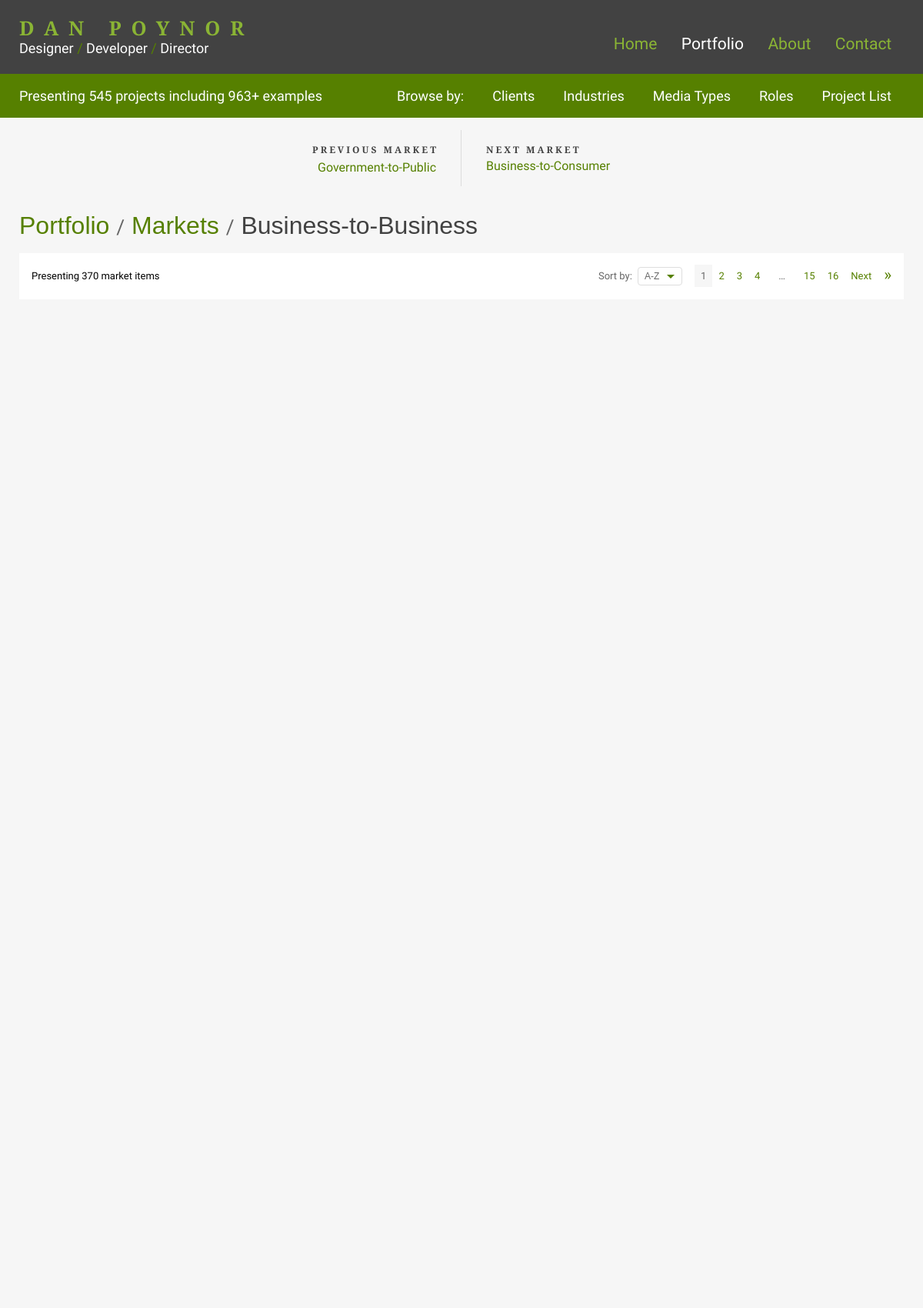
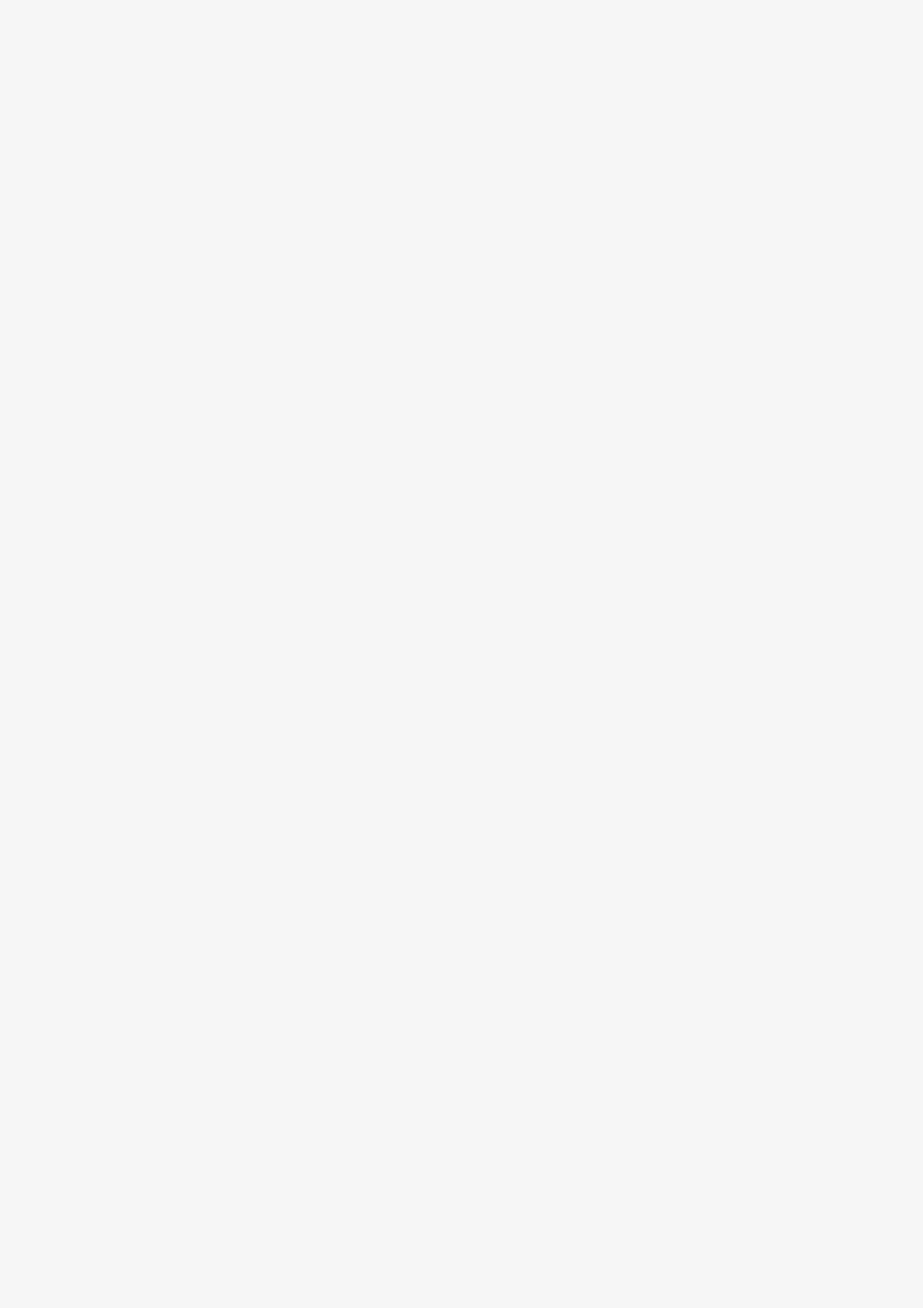
The page /portfolio/markets/b2b-projects/ (upper part) on the database its author committed (2 pictures, top to bottom).
### portfolio/models.py (models this page shows, shortened)
class TaxonomyMixin(models.Model):
    class Meta:
        abstract = True
    def get_verbose_name(self):
        return self._meta.verbose_name
    def get_absolute_url(self):
        return reverse(f"{self._meta.model_name}_detail", args=[str(self.slug)])

class Market(TaxonomyMixin, models.Model):
    class Meta:
        verbose_name = "Market"
        verbose_name_plural = "Markets"
        ordering = ["name"]
    name = models.CharField(max_length=200, unique=True, blank=False, null=False)
    slug = models.SlugField(max_length=200, unique=True, blank=False, null=False)
    description = models.TextField(help_text="Enter the market description", blank=True, null=True)
    visible = models.BooleanField(default=True, help_text="Check if the market should be visible")
    image_sm = models.URLField(max_length=200, blank=True, null=True, validators=[URLValidator()])
    image_md = models.URLField(max_length=200, blank=True, null=True, validators=[URLValidator()])
    image_lg = models.URLField(max_length=200, blank=True, null=True, validators=[URLValidator()])
    created_at = models.DateTimeField(auto_now_add=True)
    updated_at = models.DateTimeField(auto_now=True)

### portfolio/views.py (the view)
# urls.py: path("portfolio/markets/<slug:slug>-projects/", views.MarketProjectsListView.as_view(), name="market_detail"),
class MarketProjectsListView(PaginationMixin, PrevNextMixin, generic.DetailView):
    model = Market
    template_name = "pages/portfolio/markets/term_items_page.html"
    count_type = "market items"
    view_name = "market_page_order"
    filter_field = "market"
    paginator_template_name = "partials/pagination/_paginator.html"

### portfolio/mixins.py (called while the page is built)
    def paginate_queryset(self, queryset, page_number, order='asc'):
        if order == 'desc':
            queryset = queryset.order_by(Lower('name').desc())
        else:
            queryset = queryset.order_by(Lower('name'))
        paginator = Paginator(queryset, self.paginate_by)
        try:
            page_obj = paginator.page(page_number)
        except PageNotAnInteger:
            page_obj = paginator.page(1)
        except EmptyPage:
            page_obj = paginator.page(paginator.num_pages)
        elided_page_range = paginator.get_elided_page_range(number=page_obj.number)
        return page_obj, order, elided_page_range, paginator.count

### portfolio/templatetags/tags.py (called while the page is built)
@register.simple_tag
def verbose_name(obj):
    return obj.get_verbose_name()

### portfolio/templates/pages/portfolio/markets/term_items_page.html (shortened to what this page needs)
{% extends "base_portfolio.html" %}
{% block portfolio_content %}
    {% include "partials/nav/_prev_next_taxonomy_term.html" %}
    <main class="portfolio-taxonomy-term">
        <header>
            <div class="container">
                <h1>
                    <a href="{% url 'portfolio' %}">Portfolio</a> <span class="divider">/</span> <a href="{% url 'markets' %}">Markets</a> <span class="divider">/</span> <span class="current-section">{{ object.name }}</span>
                </h1>
            </div>
        </header>
        {% include "partials/taxonomy/term/_items.html" %}
    </main>
{% endblock portfolio_content %}

### portfolio/templates/partials/nav/_prev_next_taxonomy_term.html (shortened to what this page needs)
{% load tags %}
<section class="prev-next">
    <div class="container">
        <ul>
            <li class="prev">
                <a href="{{ previous_object.get_absolute_url }}" rel='prev'>
                    <p>
                        <span class="prev-next-label"><span class="sort-order">Previous</span> {% verbose_name object %}</span>
                        <span class="truncate">
                            {{ previous_object.name }}
                        </span>
                    </p>
                </a>
            </li>
            <li class="next">
                <a href="{{ next_object.get_absolute_url }}" rel='next'>
                    <p>
                        <span class="prev-next-label"><span class="sort-order">Next</span> {% verbose_name object %}</span>
                        <span class="truncate">
                            {{ next_object.name }}
                        </span>
                    </p>
                </a>
            </li>
        </ul>
    </div>
</section>

### portfolio/static/portfolio/styles.css (style rules this page uses)
:root { --t3: #568000; --t4: #f6f6f6; --t5: #666666; --t6: #424242; --t7: #ffffff; --t8: #dddddd; --t9: #424242; --t10: rgba(154, 205, 50, .05); --t11: rgba(154, 205, 50, .1); --t12: rgba(154, 205, 50, .825); --t13: #f5faeb; --black: #000000; --dark-grays-500: #5c5c5c; --width-portfolio-column: 258px; --width-project-overview: 320px; --transition-speed: .3s; --transition-speed-faster: .2s; --transition-speed-slow: .5s; --transition-speed-slower: .7s; --hover-brightness-amount: 150%; --hover-brightness-amount-less: 120%; --portfolio-img-outline: #eee; }
html, button, input, select, textarea { color: var(--t5); }
html { -webkit-font-smoothing: antialiased; }
html, body { font: normal 16px/1.6180339888 "Source Sans 3", sans-serif; color: var(--t5); }
h1, h2, h3, h4, h5, h6 { font: normal 400 1em/1 "Bitter", sans-serif; margin: 0; text-rendering: optimizeLegibility; text-wrap: pretty; }
a { color: var(--t3); transition: all var(--transition-speed-faster) ease-out; }
a, a:visited, a:hover { text-decoration: none; }
p { text-wrap: pretty; }
main header h1 { color: var(--t6); font-size: 2em; line-height: 1.2; margin: 0; }
main header .divider { color: var(--t5); font: 500 0.82em/1 "Oswald", "Bitter", sans-serif; }
*, *:before, *:after { -moz-box-sizing: border-box; -webkit-box-sizing: border-box; box-sizing: border-box; }
html, body { background-attachment: fixed; background-color: var(--t9); background-image: url(images/backgrounds/tile.webp); height: 100%; margin: 0; overflow-anchor: none; padding: 0; transition: background-color 0.3s ease-out; width: 100%; }
body { margin: 0; min-height: 100%; position: relative; }
main { background-color: var(--t4); margin: 0 auto; min-height: 20rem; padding: 0; transition: background-color 0.3s ease-out; width: 100%; }
section { width: 100%; }
.container { margin: 0 auto; max-width: 1182px; padding: 0 1rem; position: relative; width: 100%; }
main header { padding: 2rem 0 1rem; width: 100%; }
ul { list-style-type: none; margin: 0; padding: 0; }
li { margin: 0; }
.prev-next { background-color: var(--t4); flex: none; margin: 0 auto; padding: 1rem 0; transition: background-color var(--transition-speed) ease-out; width: 100%; }
.prev-next .container { margin: 0 auto; overflow: auto; padding: 0 1em; }
.prev-next p { margin: 0 0 -0.25em; padding: 0; text-wrap: balance; }
.prev-next span.prev-next-label { color: var(--t6); display: block; font: 700 0.75em/1.6180339888 "Bitter", sans-serif; letter-spacing: 0.25em; position: relative; text-transform: uppercase; white-space: nowrap; width: 100%; }
.prev-next span.truncate { display: block; line-height: 1.4; max-width: 90%; width: 100%; }
.prev-next ul { list-style-type: none; margin: 0; overflow: hidden; padding: 0; display: flex; flex-flow: row nowrap; }
.prev-next ul li { flex: 1; max-width: 50%; }
.prev-next ul li a { display: block; height: 100%; overflow: hidden; padding: 1em 2em; position: relative; }
.prev-next ul li a:before, .prev-next ul li a:after { background-color: var(--t3); bottom: 0; height: 2.65em; margin: auto; opacity: 0; position: absolute; top: 0; transition: all var(--transition-speed) ease-in-out; width: 2.25em; }
.prev-next ul li.prev { border-right: 1px solid var(--t8); order: 1; text-align: right; }
.prev-next ul li.prev span.prev-next-label { right: -0.25em; }
.prev-next ul li.prev span.truncate { display: inline-block; text-wrap: balance; }
.prev-next ul li.prev a { padding-left: 4em; }
.prev-next ul li.next { order: 2; text-align: left; }
.prev-next ul li.next a { padding-right: 4em; }
.prev-next:first-of-type { padding-bottom: 0; }

### rows shown on the page
Market: verbose_name "MARKET", name "Business-to-Business"
Market: name "Government-to-Public"
Market: name "Business-to-Consumer"

### other values the page prints
{{ global_total_projects }} "545"
{{ global_total_project_items }} "963"
{{ total_projects }} "370"
{{ count_type }} "market items"
{{ i }} "1"
{{ i }} "2" "3" "4" "15" "16"
{{ i }} "…"
